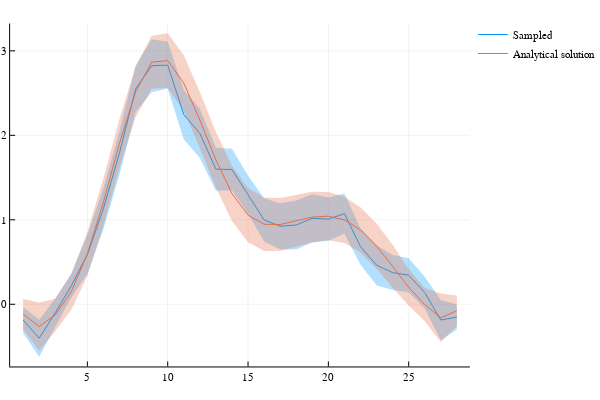

The notebook cell saved with this chart:
### Code cell
using Plots
plotly()

plot(samples_mode, ribbon=samples_cov_arr, fillalpha=0.3, label="Sampled")
plot!(solution, ribbon=solution_errors_arr, fillalpha=0.3, label="Analytical solution")

### Figure 1 — Plotly figure (JSON) as saved in the notebook; plotly's stock layout.template omitted (floating-point values rounded to 4 significant figures)
{"data": [{"colorbar": {"title": ""}, "fill": "tozeroy", "fillcolor": "rgba(0, 154, 250, 0.300)", "hoverinfo": "text", "legendgroup": "Sampled", "line": {"color": "rgba(0, 154, 250, 1.000)", "dash": "solid", "shape": "linear", "width": 0}, "mode": "lines", "name": "Sampled", "showlegend": false, "text": [null, null, null, null, null, null, null, null, null, null, null, null, null, null, null, null, null, null, null, null, null, null, null, null, null, null, null, null], "type": "scatter", "x": [1, 2, 3, 4, 5, 6, 7, 8, 9, 10, 11, 12, 13, 14, 15, 16, 17, 18, 19, 20, 21, 22, 23, 24, 25, 26, 27, 28, 28, 27, 26, 25, 24, 23, 22, 21, 20, 19, 18, 17, 16, 15, 14, 13, 12, 11, 10, 9, 8, 7, 6, 5, 4, 3, 2, 1], "xaxis": "x1", "y": [-0.3388, -0.6212, -0.2679, 0.07895, 0.359, 0.891, 1.536, 2.274, 2.511, 2.555, 1.953, 1.733, 1.345, 1.35, 1.072, 0.7435, 0.6501, 0.648, 0.7325, 0.7525, 0.8349, 0.4676, 0.2266, 0.1676, 0.1434, -0.04985, -0.4247, -0.2981, -0.003571, 0.05131, 0.3272, 0.5452, 0.5826, 0.6998, 0.8965, 1.311, 1.264, 1.303, 1.229, 1.197, 1.255, 1.52, 1.841, 1.854, 2.315, 2.537, 3.108, 3.138, 2.821, 2.051, 1.377, 0.8203, 0.3576, 0.06737, -0.1835, -0.03285], "yaxis": "y1", "zmax": 0.1, "zmin": -0.1}, {"colorbar": {"title": ""}, "hoverinfo": "text", "legendgroup": "Sampled", "line": {"color": "rgba(0, 154, 250, 1.000)", "dash": "solid", "shape": "linear", "width": 1}, "mode": "lines", "name": "Sampled", "showlegend": true, "text": [null, null, null, null, null, null, null, null, null, null, null, null, null, null, null, null, null, null, null, null, null, null, null, null, null, null, null, null], "type": "scatter", "x": [1, 2, 3, 4, 5, 6, 7, 8, 9, 10, 11, 12, 13, 14, 15, 16, 17, 18, 19, 20, 21, 22, 23, 24, 25, 26, 27, 28], "xaxis": "x1", "y": [-0.1858, -0.4023, -0.1003, 0.2183, 0.5897, 1.134, 1.794, 2.548, 2.824, 2.831, 2.245, 2.024, 1.6, 1.595, 1.296, 0.9991, 0.9235, 0.9383, 1.018, 1.008, 1.073, 0.682, 0.4632, 0.3751, 0.3443, 0.1387, -0.1867, -0.1508], "yaxis": "y1", "zmax": 0.1, "zmin": -0.1}, {"colorbar": {"title": ""}, "fill": "tozeroy", "fillcolor": "rgba(227, 111, 71, 0.300)", "hoverinfo": "text", "legendgroup": "Analytical solution", "line": {"color": "rgba(227, 111, 71, 1.000)", "dash": "solid", "shape": "linear", "width": 0}, "mode": "lines", "name": "Analytical solution", "showlegend": false, "text": [null, null, null, null, null, null, null, null, null, null, null, null, null, null, null, null, null, null, null, null, null, null, null, null, null, null, null, null], "type": "scatter", "x": [1, 2, 3, 4, 5, 6, 7, 8, 9, 10, 11, 12, 13, 14, 15, 16, 17, 18, 19, 20, 21, 22, 23, 24, 25, 26, 27, 28, 28, 27, 26, 25, 24, 23, 22, 21, 20, 19, 18, 17, 16, 15, 14, 13, 12, 11, 10, 9, 8, 7, 6, 5, 4, 3, 2, 1], "xaxis": "x1", "y": [-0.2951, -0.5487, -0.3194, -0.06565, 0.3359, 0.9293, 1.616, 2.213, 2.553, 2.56, 2.287, 1.849, 1.378, 0.9847, 0.7346, 0.6309, 0.6305, 0.6806, 0.733, 0.757, 0.7258, 0.6126, 0.4204, 0.1948, -0.01319, -0.1999, -0.4454, -0.2558, 0.1051, 0.1265, 0.192, 0.415, 0.7043, 0.9566, 1.149, 1.273, 1.329, 1.331, 1.297, 1.257, 1.264, 1.376, 1.636, 2.039, 2.514, 2.948, 3.208, 3.179, 2.815, 2.197, 1.493, 0.8582, 0.3641, 0.0663, 0.02076, 0.06529], "yaxis": "y1", "zmax": 0.1, "zmin": -0.1}, {"colorbar": {"title": ""}, "hoverinfo": "text", "legendgroup": "Analytical solution", "line": {"color": "rgba(227, 111, 71, 1.000)", "dash": "solid", "shape": "linear", "width": 1}, "mode": "lines", "name": "Analytical solution", "showlegend": true, "text": [null, null, null, null, null, null, null, null, null, null, null, null, null, null, null, null, null, null, null, null, null, null, null, null, null, null, null, null], "type": "scatter", "x": [1, 2, 3, 4, 5, 6, 7, 8, 9, 10, 11, 12, 13, 14, 15, 16, 17, 18, 19, 20, 21, 22, 23, 24, 25, 26, 27, 28], "xaxis": "x1", "y": [-0.1149, -0.264, -0.1265, 0.1492, 0.5971, 1.211, 1.906, 2.514, 2.866, 2.884, 2.618, 2.182, 1.709, 1.31, 1.055, 0.9474, 0.9438, 0.9889, 1.032, 1.043, 0.9994, 0.881, 0.6885, 0.4495, 0.2009, -0.003951, -0.1594, -0.07535], "yaxis": "y1", "zmax": 0.1, "zmin": -0.1}], "layout": {"annotations": [], "height": 400, "legend": {"bgcolor": "rgba(255, 255, 255, 1.000)", "bordercolor": "rgba(0, 0, 0, 1.000)", "font": {"color": "rgba(0, 0, 0, 1.000)", "family": "sans-serif", "size": 11}, "tracegroupgap": 0, "x": 1, "y": 1}, "margin": {"b": 20, "l": 0, "r": 0, "t": 20}, "paper_bgcolor": "rgba(255, 255, 255, 1.000)", "plot_bgcolor": "rgba(255, 255, 255, 1.000)", "showlegend": true, "width": 600, "xaxis": {"anchor": "y1", "domain": [0.02138, 0.9934], "gridcolor": "rgba(0, 0, 0, 0.100)", "gridwidth": 0.5, "linecolor": "rgba(0, 0, 0, 1.000)", "mirror": false, "range": [0.19, 28.81], "showgrid": true, "showline": true, "showticklabels": true, "tickangle": 0, "tickcolor": "rgb(0, 0, 0)", "tickfont": {"color": "rgba(0, 0, 0, 1.000)", "family": "sans-serif", "size": 11}, "tickmode": "array", "ticks": "inside", "ticktext": ["5", "10", "15", "20", "25"], "tickvals": [5, 10, 15, 20, 25], "title": "", "titlefont": {"color": "rgba(0, 0, 0, 1.000)", "family": "sans-serif", "size": 15}, "type": "-", "visible": true, "zeroline": false, "zerolinecolor": "rgba(0, 0, 0, 1.000)"}, "yaxis": {"anchor": "x1", "domain": [0.03762, 0.9902], "gridcolor": "rgba(0, 0, 0, 0.100)", "gridwidth": 0.5, "linecolor": "rgba(0, 0, 0, 1.000)", "mirror": false, "range": [-0.7361, 3.323], "showgrid": true, "showline": true, "showticklabels": true, "tickangle": 0, "tickcolor": "rgb(0, 0, 0)", "tickfont": {"color": "rgba(0, 0, 0, 1.000)", "family": "sans-serif", "size": 11}, "tickmode": "array", "ticks": "inside", "ticktext": ["0", "1", "2", "3"], "tickvals": [0, 1, 2, 3], "title": "", "titlefont": {"color": "rgba(0, 0, 0, 1.000)", "family": "sans-serif", "size": 15}, "type": "-", "visible": true, "zeroline": false, "zerolinecolor": "rgba(0, 0, 0, 1.000)"}}}
